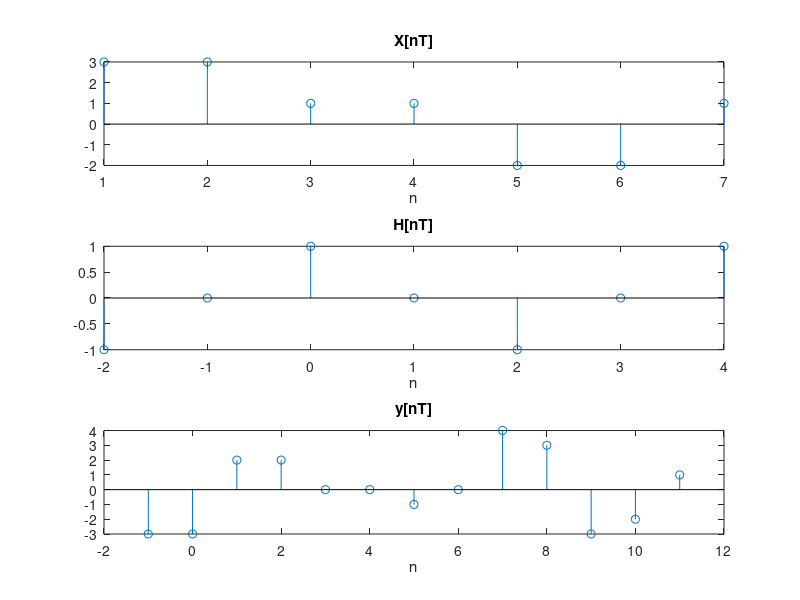
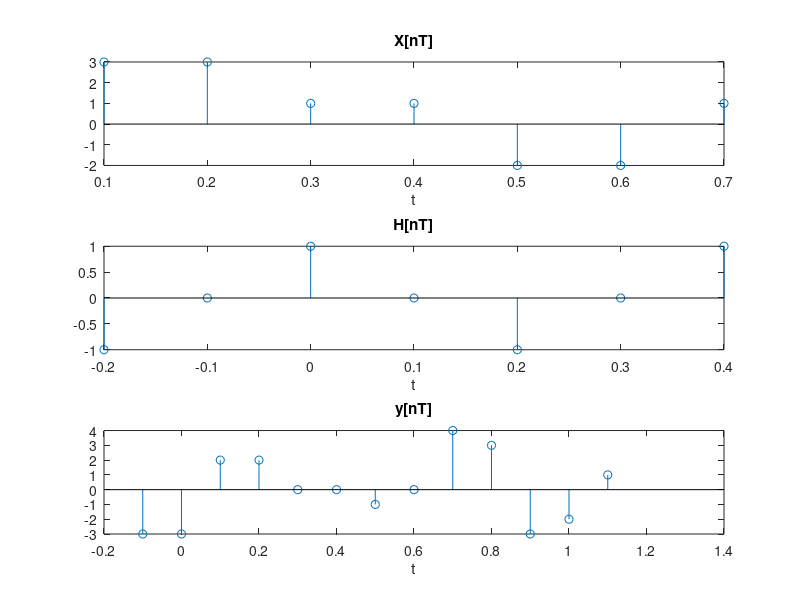

Write the MATLAB code that produced these figures, in order.
xnT=[ 3 3 1 1 -2 -2 1 ]
nx=[ 1 2 3 4 5 6 7 ];
tx=[ 0.1 0.2 0.3 0.4 0.5 0.6 0.7 ];
hnT=[  -1 0 1 0 -1 0 1  ];
nh=[ -2 -1 0 1 2 3 4 ];
th=[ -0.2 -0.1 0 0.1 0.2 0.3 0.4 ];
t=0.1
nxl=1;
nxr=7;
nxe=7;
nhl=-2;
nhr=4;
nhe=7;
ix=length(xnT);
ih=length(hnT);
iy=ix+ih-1;
nyr=nxr+nhr;
nyl=nxl+nhl;
ty=nyl*t:t:nyr*t;
ny=nyl:nyr;
iy=ix+ih-1;
y=zeros(1,iy); 
for i = 1:ix
    for k = 1:ih
      y(i+k-1) = y(i+k-1) + hnT(k)*xnT(i);
    end
end
figure(1)
subplot(3,1,1);
stem(nx,xnT);
title("X[nT]");
xlabel("n");
subplot(3,1,2);
stem(nh,hnT);
title("H[nT]");
xlabel("n");
subplot(3,1,3);
stem(ny,y);
title("y[nT]");
xlabel("n")


figure(2);
subplot(3,1,1);
stem(tx,xnT);
title("X[nT]");
xlabel("t");
 subplot(3,1,2);
 stem(th,hnT);
title("H[nT]");
xlabel("t");
subplot(3,1,3);
stem(ty,y);
 title("y[nT]");
xlabel("t");
